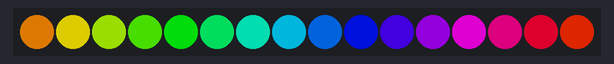
This program was run on a simulated MicroPython board. On the bench: 16 RGB LEDs in strip order, left to right. Dim RGB values are drawn brighter than linear; library files of the repository ran but are not shown: neopixel.py.

Above: at 0.45 s.
At 5.35 s:
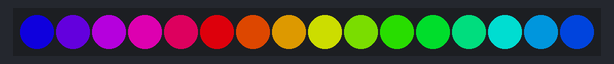
At 10.25 s:
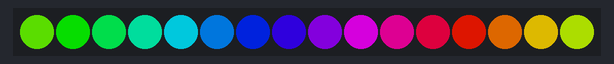
At 20.04 s:
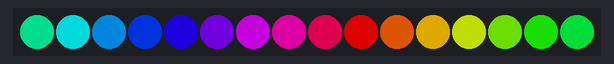
At 29.83 s:
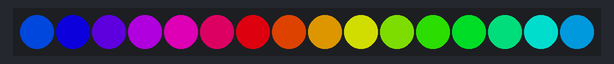
At 39.62 s:
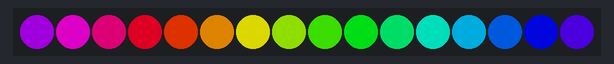

The program:

moving_rainbow_gradient.py
```python
import time
from neopixel import Neopixel

numpix = 16
strip = Neopixel(numpix, 1, 1, "GRB")

offset = 0

while True:
    for i in range(numpix):
        hue = (i * 65536 // numpix + offset) % 65536
        color = strip.colorHSV(hue, 255, 150)
        strip.set_pixel(i, color)

    strip.show()
    offset += 500
    time.sleep(0.02)
```
